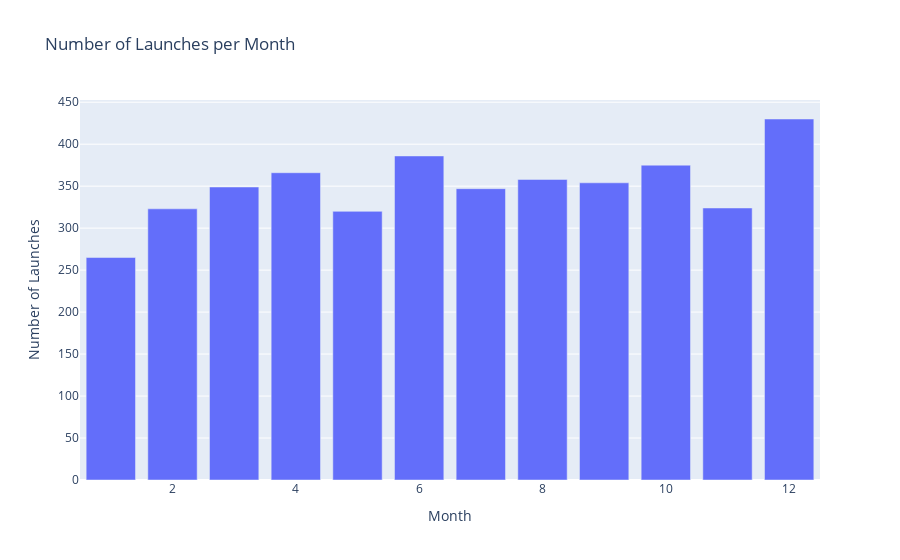

Notebook code cell kept with this figure:
### Markdown cell above
# Launches per Month: Which months are most popular and least popular for launches?

Some months have better weather than others. Which time of year seems to be best for space missions?

### Code cell
df_data['Date'] = pd.to_datetime(df_data['Date'], errors='coerce')
df_data['Date'] = df_data['Date'].dt.tz_localize(None)

df_data['Month'] = df_data['Date'].dt.month

launches_per_month = df_data.groupby('Month').size().reset_index(name='Number of Launches')

launches_per_month = launches_per_month.sort_values('Month')

bar_chart = px.bar(
    launches_per_month,
    x='Month',
    y='Number of Launches',
    title='Number of Launches per Month',
    labels={'Number of Launches': 'Number of Launches', 'Month': 'Month'},
)

bar_chart.show()

### Figure 1 — Plotly figure (JSON) as saved in the notebook; plotly's stock layout.template omitted (floating-point values rounded to 4 significant figures)
{"data": [{"alignmentgroup": "True", "hovertemplate": "Month=%{x}<br>Number of Launches=%{y}<extra></extra>", "legendgroup": "", "marker": {"color": "#636efa", "pattern": {"shape": ""}}, "name": "", "offsetgroup": "", "orientation": "v", "showlegend": false, "textposition": "auto", "type": "bar", "x": [1, 2, 3, 4, 5, 6, 7, 8, 9, 10, 11, 12], "xaxis": "x", "y": [265, 323, 349, 366, 320, 386, 347, 358, 354, 375, 324, 430], "yaxis": "y"}], "layout": {"barmode": "relative", "legend": {"tracegroupgap": 0}, "title": {"text": "Number of Launches per Month"}, "xaxis": {"anchor": "y", "domain": [0, 1], "title": {"text": "Month"}}, "yaxis": {"anchor": "x", "domain": [0, 1], "title": {"text": "Number of Launches"}}}}
